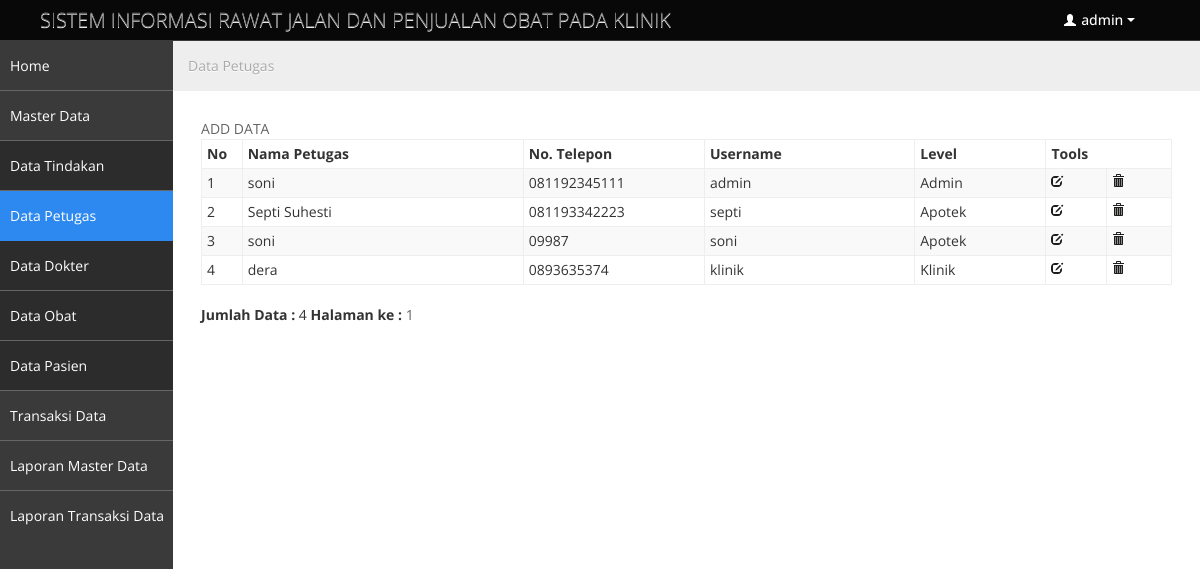
Screenshot of /dasboard.php?page=Petugas-Data (signed in) with the database file from the repository.
### tables this page shows
CREATE TABLE IF NOT EXISTS `petugas` (
  `kd_petugas` char(4) NOT NULL,
  `nm_petugas` varchar(100) NOT NULL,
  `no_telepon` varchar(20) NOT NULL,
  `username` varchar(20) NOT NULL,
  `password` varchar(200) NOT NULL,
  `level` varchar(20) NOT NULL DEFAULT 'Kasir',
  PRIMARY KEY (`kd_petugas`)
);

### petugas_data.php (the view, shortened to what this page needs)
<div class="row-fluid">
	<div class="span12">
<ul class="breadcrumb">
				<li>
					Data Petugas
				</li>
			</ul>
<?php
$row = 20;
$pageSql = "SELECT * FROM petugas";
$pageQry = mysql_query($pageSql, $koneksidb) or die ("error paging: ".mysql_error());
$jml	 = mysql_num_rows($pageQry);
$max	 = ceil($jml/$row);
?>
<a href="?page=Petugas-Add" target="_self">ADD DATA</a>
<table class="table table-bordered table-striped table-condensed">
 <thead>
      <tr>
        <th width="24"><b>No</b></th>
        <th width="231"><b>Nama Petugas </b></th>
        <th width="145"><b>No. Telepon </b></th>
        <th width="170"><b>Username</b></th>
        <th width="102"><b>Level</b></th>
        <th colspan="2" align="center"><b>Tools</b></th>
        </tr>
</thead>
      <?php
	$mySql 	= "SELECT * FROM petugas ORDER BY kd_petugas ASC";
	$myQry 	= mysql_query($mySql, $koneksidb)  or die ("Query  salah : ".mysql_error());
	$nomor  = 0;
	while ($myData = mysql_fetch_array($myQry)) {
		$nomor++;
		$Kode = $myData['kd_petugas'];
	?>
      <tr>
        <td><?php echo $nomor; ?></td>
        <td><?php echo $myData['nm_petugas']; ?></td>
        <td><?php echo $myData['no_telepon']; ?></td>
        <td><?php echo $myData['username']; ?></td>
        <td><?php echo $myData['level']; ?></td>
        <td width="41" align="center"><a href="?page=Petugas-Edit&Kode=<?php echo $Kode; ?>" target="_self" alt="Edit Data" class="halflings-icon edit"></a></td>
        <td width="45" align="center"><a href="?page=Petugas-Delete&Kode=<?php echo $Kode; ?>" target="_self" alt="Delete Data" class="halflings-icon trash" onclick="return confirm('ANDA YAKIN AKAN MENGHAPUS DATA PENTING INI ... ?')"></a></td>
      </tr>
      <?php } ?>
    </table>
    <b>Jumlah Data :</b> <?php echo $jml; ?>
    <b>Halaman ke :</b>
	<?php
	for ($h = 1; $h <= $max; $h++) {
		$list[$h] = $row * $h - $row;
		echo " <a href='?page=Petugas-Data&hal=$list[$h]'>$h</a> ";
	}
	?>

### dasboard.php (shortened to what this page needs)
<?php
include_once "library/inc.connection.php";
?>
<!DOCTYPE html>
<html lang="en">
<head>
	<link id="bootstrap-style" href="css/bootstrap.min.css" rel="stylesheet">
	<link href="css/bootstrap-responsive.min.css" rel="stylesheet">
	<link id="base-style" href="css/style.css" rel="stylesheet">
	<link id="base-style-responsive" href="css/style-responsive.css" rel="stylesheet">
    <link rel="stylesheet" type="text/css" href="plugins/tigra_calendar/tcal.css" />
</head>
<body>
	<div class="navbar">
		<div class="navbar-inner">
			<div class="container-fluid">
					<a class="brand" href="index.html">SISTEM INFORMASI RAWAT JALAN DAN PENJUALAN OBAT PADA KLINIK </a>
				<div class="nav-no-collapse header-nav">
					<ul class="nav pull-right">
						<?php
$mySql = "SELECT * FROM petugas WHERE kd_petugas='".$_SESSION['SES_LOGIN']."'";
$myQry = mysql_query($mySql, $koneksidb)  or die ("Query user salah : ".mysql_error());
$myData= mysql_fetch_array($myQry);
?>
						<li class="dropdown">
							<a class="btn dropdown-toggle" data-toggle="dropdown" href="#">
								<i class="halflings-icon white user"></i> <?php echo $myData['username']; ?>
								<span class="caret"></span>
							</a>
						</li>
					</ul>
				</div>
		  </div>
		</div>
	</div>
		<div class="container-fluid-full">
		<div class="row-fluid">
			<div id="sidebar-left" class="span2">
				<div class="nav-collapse sidebar-nav">
				<?php include "menu.php"; ?></div>
			</div>
			<div id="content" class="span10">
<?php include "buka_file.php";?>
          </div>
		</div>
		</div>
</body>
</html>

### css/style.css (style rules this page uses)
body { background: #F5F5F5; color: #333; border: none; font-family: 'Open Sans', sans-serif; font-weight: 400; }
a { color: #646464; }
.navbar { margin-bottom: 0px; }
.navbar-inner { margin-bottom: 0px; min-height: 40px; padding-right: 20px; padding-left: 20px; background: #080808; filter: none; text-shadow: 1px 1px 1px #0a0c0e; border: none; color: #fff; -webkit-border-radius: 0px; -moz-border-radius: 0px; border-radius: 0px; *zoom: 1; border-bottom: 1px solid #38383D; }
.navbar-inner a { color: #7b7b7b; text-shadow: 0 -1px 1px #0b090a; }
.navbar-inner a i { margin-top: 2px; }
.header-nav { padding: 0px; color: #fff !important; background: #000 !important; }
.header-nav .nav { margin: 0px; }
.header-nav .btn { display: inline-block; padding: 21px 20px; margin-top: 0px; margin-left: 0px; font-size: 14px; line-height: 20px; text-align: center; text-shadow: none; vertical-align: middle; cursor: pointer; background: transparent; border-left: none; border-right: none; border-top: 0px; border-bottom: 0px; -webkit-border-radius: 0px; -moz-border-radius: 0px; border-radius: 0px; -webkit-box-shadow: none !important; -moz-box-shadow: none !important; box-shadow: none !important; }
.header-nav a.btn { color: #fff !important; text-shadow: none !important; padding: 10px 25px !important; }
.header-nav .btn .caret { border-top-color: #fff !important; border-bottom-color: #fff !important; }
#sidebar-left { background: #3A3A3A; }
#content { background: #ffffff; filter: none; min-height: 100%; padding: 20px 20px; position: relative; }
.breadcrumb { margin: -28px -28px 28px -28px; line-height: 34px; background: #eee; border: 0px; color: #aaa; -webkit-box-shadow: none; -moz-box-shadow: none; box-shadow: none; -webkit-border-radius: 0px; -moz-border-radius: 0px; border-radius: 0px; }
.btn { display: inline-block; padding: 6px 12px; margin-bottom: 0; font-size: 14px; font-weight: 500; line-height: 20px; text-align: center; white-space: nowrap; vertical-align: middle; cursor: pointer; border: 1px solid #a7a9aa; -webkit-border-radius: 0px !important; border-radius: 0px !important; }
.btn i { margin-top: 2px; }
.btn { color: #ffffff; background-color: #a7a9aa; border-color: #a7a9aa; background-image: none; filter: none; text-shadow: none; }
.table th, .table td { border-top: 1px solid #eee; }
.table-bordered { border-color: #eee; -webkit-border-radius: 0px !important; -moz-border-radius: 0px !important; border-radius: 0px !important; }
.table-bordered th, .table-bordered td { border-left: 1px solid #eee; }
.table-bordered thead:first-child tr:first-child > th:first-child, .table-bordered tbody:first-child tr:first-child > td:first-child, .table-bordered tbody:first-child tr:first-child > th:first-child { -webkit-border-radius: 0px !important; -moz-border-radius: 0px !important; border-radius: 0px !important; }
.table-bordered thead:first-child tr:first-child > th:last-child, .table-bordered tbody:first-child tr:first-child > td:last-child, .table-bordered tbody:first-child tr:first-child > th:last-child { -webkit-border-radius: 0px !important; -moz-border-radius: 0px !important; border-radius: 0px !important; }
.table-bordered thead:last-child tr:last-child > th:first-child, .table-bordered tbody:last-child tr:last-child > td:first-child, .table-bordered tbody:last-child tr:last-child > th:first-child, .table-bordered tfoot:last-child tr:last-child > td:first-child, .table-bordered tfoot:last-child tr:last-child > th:first-child { -webkit-border-radius: 0px !important; -moz-border-radius: 0px !important; border-radius: 0px !important; }
.table-bordered thead:last-child tr:last-child > th:last-child, .table-bordered tbody:last-child tr:last-child > td:last-child, .table-bordered tbody:last-child tr:last-child > th:last-child, .table-bordered tfoot:last-child tr:last-child > td:last-child, .table-bordered tfoot:last-child tr:last-child > th:last-child { -webkit-border-radius: 0px !important; -moz-border-radius: 0px !important; border-radius: 0px !important; }

### css/style-responsive.css (style rules this page uses)
@media (min-width: 1200px) { .container-fluid-full { overflow: hidden; position: relative; height: 100%; } }
@media (min-width: 1200px) { #content { width: 85.578%; padding: 28px; margin: 0px 0px; margin-left: 14.422% !important; } }
@media (min-width: 1200px) { #sidebar-left { background: #3A3A3A; margin-left: 0px !important; position: absolute; height: 100%; } }

### rows the page displays
petugas: username "admin", nm_petugas "soni", no_telepon "081192345111", level "Admin"
petugas: nm_petugas "Septi Suhesti", no_telepon "081193342223", username "septi", level "Apotek"
petugas: nm_petugas "soni", no_telepon "09987", username "soni", level "Apotek"
petugas: nm_petugas "dera", no_telepon "0893635374", username "klinik", level "Klinik"

### other values shown
$jml "4"
